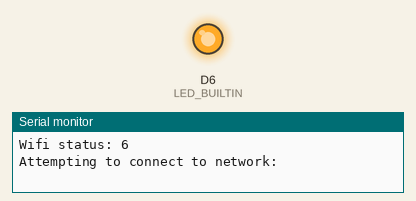
This sketch was run on a simulated Arduino MKR. On the bench: output pins drawn as LEDs (lit = HIGH), the last lines printed to the serial monitor. WiFi joins after 1.5 s; servers stay silent unless stated; the local clock reads 2024-03-15 10:24:30 at power-on unless the sketch sets it; not simulated (calls return 0 or success): arduino_secrets.h.

Above: at 0.1 s.
At 10.1 s:
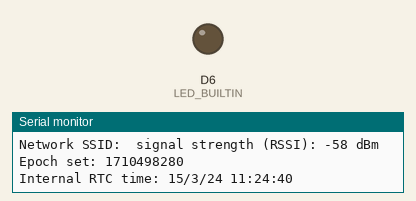
Timing chart, 0 to 11.6 s (numbered marks = the images above):
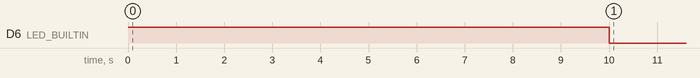

Measured:
- by itself, D6 (LED_BUILTIN): HIGH → LOW at 10.0 s

The sketch:

mkr1000_wifi_connection_internal_rtc.ino
```cpp
//https://docs.arduino.cc/library-examples/wifi-library/WiFiRTC
#include <WiFi101.h>
#include <RTCZero.h>

RTCZero rtc;
#include "arduino_secrets.h"

const char ssid[] = SECRET_SSID;        // your network SSID (name)
const char pass[] = SECRET_PASS;    // your network password (use for WPA, or use as key for WEP)
int status = WL_IDLE_STATUS;     // the Wifi radio's status

// Check the connection every 10 seconds
const long interval = 10000;
unsigned long previous_millis = 0;
bool wifi_first_connection = true;

// Check the NTP server every 10 minutes
const int GMT = +1; //change this to adapt it to your time zone

const long ntp_interval = 60000 * 5;
unsigned long ntp_previous_millis = 0;
bool is_ntp_time_sync = false;

void setup() {
  // Serial port for debugging purposes
  Serial.begin(115200);


  // initialize digital pin LED_BUILTIN as an output.
  pinMode(LED_BUILTIN, OUTPUT);
  digitalWrite(LED_BUILTIN, HIGH); // No Wifi Connection

  rtc.begin(true); //resetTime = true
}

void loop() {
  const unsigned long current_millis = millis();

  // Checking the network status every 10 seconds
  if (current_millis - previous_millis >= interval or wifi_first_connection) {
    previous_millis = current_millis;
    status = WiFi.status();
    if (isWifiConnected()) {
      digitalWrite(LED_BUILTIN, LOW); // Wifi Ok

      //printWiFiStatus();
      //if (is_ntp_time_sync) {
      //  Serial.print("Internal RTC time: ");
      //  printRTCInternalDate();
      //}

      // I'm sure that the WIFI is active I sync the time with NTP Protocol
      if (current_millis - ntp_previous_millis >= ntp_interval or not is_ntp_time_sync) {
        uint32_t epoch = 0;
        uint8_t attempts = 0;

        while (epoch == 0) {
          epoch = WiFi.getTime();
          // Limit
          if (++attempts > 4) {
            break;
          }
        }
        if (epoch == 0) {
          Serial.println("NTP unreachable!");
        } else {
          if (is_ntp_time_sync) {
            // Checking if the internal RTC is still sync
            uint32_t rtc_epoch = rtc.getEpoch();
            if (rtc_epoch != epoch) {
              Serial.print("Internal epoch NOT sync anymore: rtc_epoch != epoch ");
              Serial.print(rtc_epoch);
              Serial.print(" != ");
              Serial.println(epoch);
              is_ntp_time_sync = false;
            } else {
              Serial.print("Internal epoch still sync at ");
              printRTCInternalDate();
            }
          }
          // First epoch set or out of sync..
          if (not is_ntp_time_sync) {
            rtc.setEpoch(epoch);
            is_ntp_time_sync = true; //TODO check if the time is still on sync!
            Serial.print("Epoch set: ");
            Serial.println(epoch);
            Serial.print("Internal RTC time: ");
            printRTCInternalDate();
          }
          ntp_previous_millis = current_millis; // Force NTP check every n minutes
        }
      }
    } else {
      digitalWrite(LED_BUILTIN, HIGH); // No Wifi Connection
      Serial.print("Wifi status: ");
      Serial.println(status);
      if (wifi_first_connection) {
        Serial.print("Attempting to connect to network: ");
      } else {
        Serial.print("Attempting to re-connect to network: ");
      }
      Serial.println(ssid);

      // Connect to WPA/WPA2 network returns the status
      status = WiFi.begin(ssid, pass);
      if (isWifiConnected()) {
        printWiFiStatus();
        wifi_first_connection = false;
      }
    }
  }
}

void printRTCInternalDate() {
  Serial.print(rtc.getDay());
  Serial.print("/");
  Serial.print(rtc.getMonth());
  Serial.print("/");
  Serial.print(rtc.getYear());
  Serial.print(" ");
  Serial.print(rtc.getHours() + GMT);
  Serial.print(":");
  Serial.print(rtc.getMinutes());
  Serial.print(":");
  Serial.print(rtc.getSeconds());
  Serial.println(" ");
}

bool isWifiConnected() {
  return status == WL_CONNECTED;
}

void printWiFiStatus() {
  Serial.println("\n----------------------------------------");

  // print your board's IP address:
  IPAddress ip = WiFi.localIP();
  IPAddress subney_mask = WiFi.subnetMask();
  IPAddress gateway_ip = WiFi.gatewayIP();
  Serial.print("Board IP Address: ");
  Serial.print(ip);
  Serial.print(" Subnet mask: ");
  Serial.print(subney_mask);
  Serial.print(" gateway: ");
  Serial.println(gateway_ip);
  Serial.print("Network ");
  Serial.print("SSID: ");
  Serial.print(WiFi.SSID());
  // print the received signal strength:
  long rssi = WiFi.RSSI();
  Serial.print(" signal strength (RSSI): ");
  Serial.print(rssi);
  Serial.println(" dBm");
}
```
